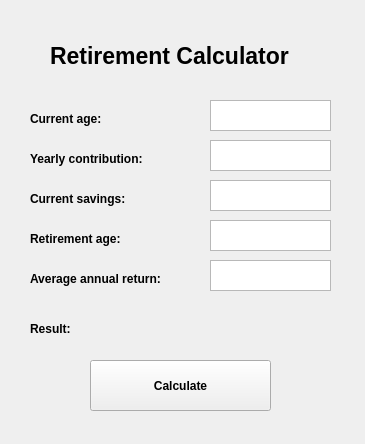
<?xml version="1.0" encoding="UTF-8"?>
<ui version="4.0">
 <class>Form</class>
 <widget class="QWidget" name="Form">
  <property name="geometry">
   <rect>
    <x>0</x>
    <y>0</y>
    <width>365</width>
    <height>444</height>
   </rect>
  </property>
  <property name="windowTitle">
   <string>Form</string>
  </property>
  <widget class="QPushButton" name="calculate_button">
   <property name="geometry">
    <rect>
     <x>90</x>
     <y>360</y>
     <width>181</width>
     <height>51</height>
    </rect>
   </property>
   <property name="font">
    <font>
     <weight>75</weight>
     <bold>true</bold>
    </font>
   </property>
   <property name="text">
    <string>Calculate</string>
   </property>
  </widget>
  <widget class="QTextEdit" name="current_age_text_edit">
   <property name="geometry">
    <rect>
     <x>210</x>
     <y>100</y>
     <width>121</width>
     <height>31</height>
    </rect>
   </property>
  </widget>
  <widget class="QTextEdit" name="yearly_contribution_text_edit">
   <property name="geometry">
    <rect>
     <x>210</x>
     <y>140</y>
     <width>121</width>
     <height>31</height>
    </rect>
   </property>
  </widget>
  <widget class="QTextEdit" name="current_savings_text_edit">
   <property name="geometry">
    <rect>
     <x>210</x>
     <y>180</y>
     <width>121</width>
     <height>31</height>
    </rect>
   </property>
  </widget>
  <widget class="QTextEdit" name="retirement_age_text_edit">
   <property name="geometry">
    <rect>
     <x>210</x>
     <y>220</y>
     <width>121</width>
     <height>31</height>
    </rect>
   </property>
  </widget>
  <widget class="QTextEdit" name="avg_annual_return_text_edit">
   <property name="geometry">
    <rect>
     <x>210</x>
     <y>260</y>
     <width>121</width>
     <height>31</height>
    </rect>
   </property>
  </widget>
  <widget class="QLabel" name="current_age_label">
   <property name="geometry">
    <rect>
     <x>30</x>
     <y>110</y>
     <width>131</width>
     <height>17</height>
    </rect>
   </property>
   <property name="font">
    <font>
     <weight>75</weight>
     <bold>true</bold>
    </font>
   </property>
   <property name="text">
    <string>Current age:</string>
   </property>
  </widget>
  <widget class="QLabel" name="yearly_contribution_label">
   <property name="geometry">
    <rect>
     <x>30</x>
     <y>150</y>
     <width>141</width>
     <height>17</height>
    </rect>
   </property>
   <property name="font">
    <font>
     <weight>75</weight>
     <bold>true</bold>
    </font>
   </property>
   <property name="text">
    <string>Yearly contribution:</string>
   </property>
  </widget>
  <widget class="QLabel" name="current_savings_label">
   <property name="geometry">
    <rect>
     <x>30</x>
     <y>190</y>
     <width>131</width>
     <height>17</height>
    </rect>
   </property>
   <property name="font">
    <font>
     <weight>75</weight>
     <bold>true</bold>
    </font>
   </property>
   <property name="text">
    <string>Current savings:</string>
   </property>
  </widget>
  <widget class="QLabel" name="retirement_age_label">
   <property name="geometry">
    <rect>
     <x>30</x>
     <y>230</y>
     <width>131</width>
     <height>17</height>
    </rect>
   </property>
   <property name="font">
    <font>
     <weight>75</weight>
     <bold>true</bold>
    </font>
   </property>
   <property name="text">
    <string>Retirement age:</string>
   </property>
  </widget>
  <widget class="QLabel" name="avg_annual_return_label">
   <property name="geometry">
    <rect>
     <x>30</x>
     <y>270</y>
     <width>171</width>
     <height>17</height>
    </rect>
   </property>
   <property name="font">
    <font>
     <weight>75</weight>
     <bold>true</bold>
    </font>
   </property>
   <property name="text">
    <string>Average annual return:</string>
   </property>
  </widget>
  <widget class="QLabel" name="result_label">
   <property name="geometry">
    <rect>
     <x>30</x>
     <y>320</y>
     <width>131</width>
     <height>17</height>
    </rect>
   </property>
   <property name="font">
    <font>
     <weight>75</weight>
     <bold>true</bold>
    </font>
   </property>
   <property name="text">
    <string>Result:</string>
   </property>
  </widget>
  <widget class="QLabel" name="app_label">
   <property name="geometry">
    <rect>
     <x>50</x>
     <y>30</y>
     <width>251</width>
     <height>51</height>
    </rect>
   </property>
   <property name="font">
    <font>
     <pointsize>17</pointsize>
     <weight>75</weight>
     <bold>true</bold>
    </font>
   </property>
   <property name="text">
    <string>Retirement Calculator</string>
   </property>
  </widget>
  <widget class="QLabel" name="result_number_label">
   <property name="geometry">
    <rect>
     <x>140</x>
     <y>310</y>
     <width>191</width>
     <height>31</height>
    </rect>
   </property>
   <property name="font">
    <font>
     <pointsize>15</pointsize>
     <weight>75</weight>
     <bold>true</bold>
    </font>
   </property>
   <property name="text">
    <string/>
   </property>
   <property name="alignment">
    <set>Qt::AlignRight|Qt::AlignTrailing|Qt::AlignVCenter</set>
   </property>
   <property name="textInteractionFlags">
    <set>Qt::LinksAccessibleByMouse|Qt::TextSelectableByMouse</set>
   </property>
  </widget>
 </widget>
 <resources/>
 <connections/>
</ui>
